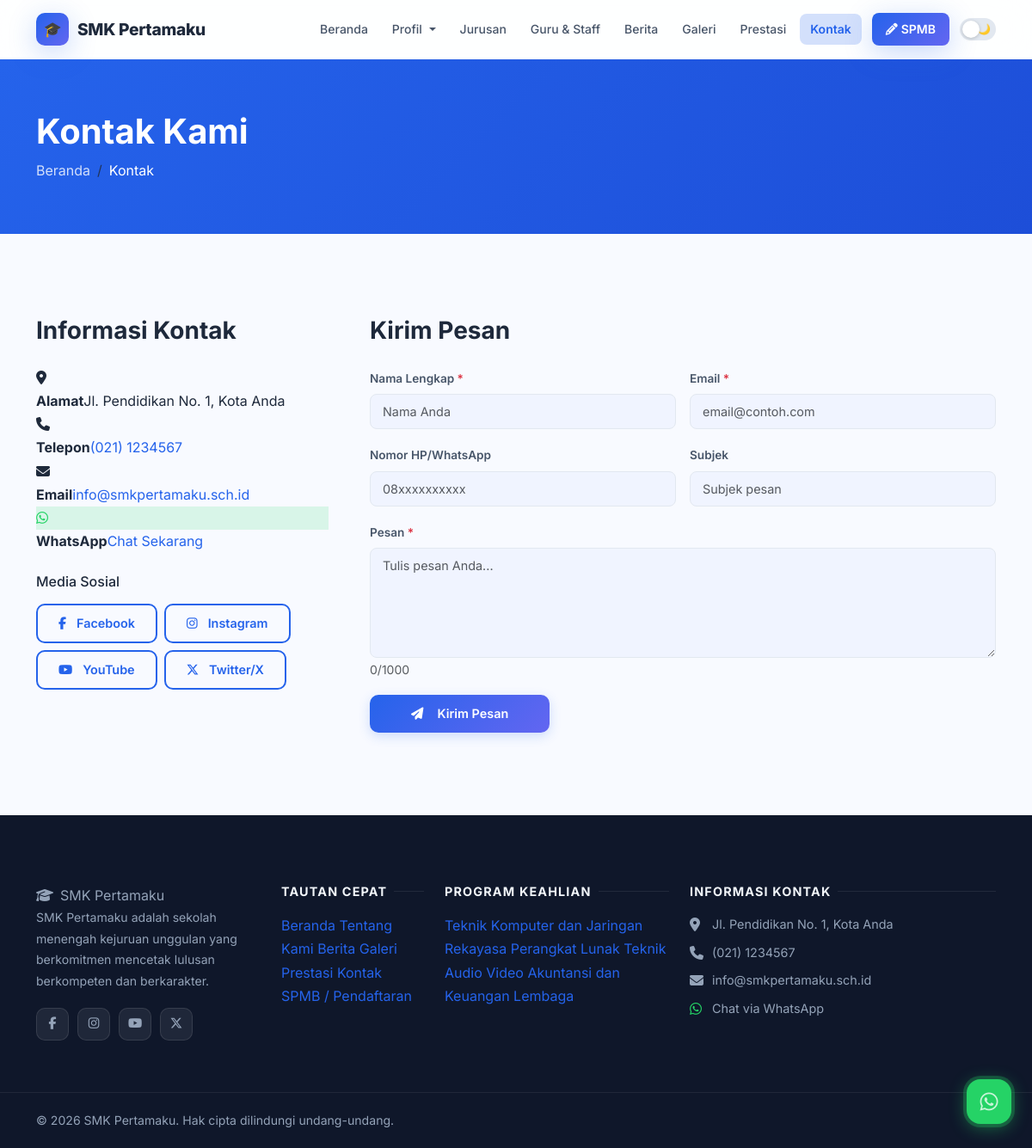
Page /kontak on the committed database.
### tables this page shows
CREATE TABLE IF NOT EXISTS `social_media` (
  `id` INT AUTO_INCREMENT PRIMARY KEY,
  `platform` VARCHAR(50) NOT NULL,
  `url` VARCHAR(255) NOT NULL,
  `icon` VARCHAR(100) DEFAULT NULL,
  `is_active` TINYINT(1) DEFAULT 1
);

CREATE TABLE IF NOT EXISTS `programs` (
  `id` INT AUTO_INCREMENT PRIMARY KEY,
  `name` VARCHAR(200) NOT NULL,
  `code` VARCHAR(20) DEFAULT NULL,
  `description` LONGTEXT,
  `image` VARCHAR(255) DEFAULT NULL,
  `icon` VARCHAR(100) DEFAULT 'fas fa-laptop-code',
  `quota` INT DEFAULT 36,
  `is_active` TINYINT(1) DEFAULT 1,
  `sort_order` INT DEFAULT 0,
  `created_at` TIMESTAMP DEFAULT CURRENT_TIMESTAMP
);

### app/controllers/PublicController.php (called while the page is built, shortened)
<?php
class PublicController {
    public function contact() {
        $settings = getSettings();
        require_once __DIR__ . '/../../views/public/contact.php';
    }
}

### index.php (called while the page is built, shortened)
<?php
require_once __DIR__ . '/routes/web.php';

### app/helpers.php (called while the page is built, shortened)
<?php
function getSettings() {
    $db = getDB();
    $res = $db->query("SELECT `key`, value FROM settings");
    $data = [];
    while ($row = $res->fetch_assoc()) {
        $data[$row['key']] = $row['value'];
    }
    return $data;
}

### views/public/contact.php (the view, shortened to what this page needs)
<?php
require_once __DIR__ . '/../layouts/header.php';
?>
<div style="background:linear-gradient(135deg,var(--primary),var(--primary-dark));padding:60px 0;color:#fff;">
    <div class="container">
        <h1 class="fw-bold mb-2">Kontak Kami</h1>
        <nav aria-label="breadcrumb">
            <ol class="breadcrumb mb-0"><li class="breadcrumb-item"><a href="<?= APP_URL ?>/" style="color:rgba(255,255,255,0.8);">Beranda</a></li><li class="breadcrumb-item active text-white">Kontak</li></ol>
        </nav>
    </div>
</div>
<section class="section">
    <div class="container">
        <div class="row g-5">
            <div class="col-lg-4">
                <h3 class="fw-bold mb-4" style="color:var(--text);">Informasi Kontak</h3>
                <?php if (!empty($settings['school_address'])): ?>
                <div class="contact-info-item">
                    <div class="icon"><i class="fas fa-map-marker-alt"></i></div>
                    <div><strong>Alamat</strong><span><?= htmlspecialchars($settings['school_address']) ?></span></div>
                </div>
                <?php endif; ?>
                <?php if (!empty($settings['school_phone'])): ?>
                <div class="contact-info-item">
                    <div class="icon"><i class="fas fa-phone"></i></div>
                    <div><strong>Telepon</strong><span><a href="tel:<?= preg_replace('/[^0-9+]/','',$settings['school_phone']) ?>"><?= htmlspecialchars($settings['school_phone']) ?></a></span></div>
                </div>
                <?php endif; ?>
                <?php if (!empty($settings['school_email'])): ?>
                <div class="contact-info-item">
                    <div class="icon"><i class="fas fa-envelope"></i></div>
                    <div><strong>Email</strong><span><a href="mailto:<?= htmlspecialchars($settings['school_email']) ?>"><?= htmlspecialchars($settings['school_email']) ?></a></span></div>
                </div>
                <?php endif; ?>
                <?php if (!empty($settings['whatsapp_number'])): ?>
                <div class="contact-info-item">
                    <div class="icon" style="background:rgba(37,211,102,0.15);"><i class="fab fa-whatsapp" style="color:#25d366;"></i></div>
                    <div><strong>WhatsApp</strong><span><a href="https://wa.me/<?= preg_replace('/[^0-9]/','',$settings['whatsapp_number']) ?>" target="_blank">Chat Sekarang</a></span></div>
                </div>
                <?php endif; ?>
                <?php
                $db = getDB();
                $smRes = $db->query("SELECT * FROM social_media WHERE is_active=1");
                $socialMedia = $smRes ? $smRes->fetch_all(MYSQLI_ASSOC) : [];
                if ($socialMedia):
                ?>
                <h6 class="mt-4 mb-3" style="color:var(--text);">Media Sosial</h6>
                <div class="d-flex flex-wrap gap-2">
                    <?php foreach ($socialMedia as $sm): ?>
                    <a href="<?= htmlspecialchars($sm['url']) ?>" target="_blank" rel="noopener" class="btn btn-sm btn-outline-primary">
                        <i class="<?= htmlspecialchars($sm['icon'] ?? 'fas fa-link') ?> me-1"></i><?= htmlspecialchars($sm['platform']) ?>
                    </a>
                    <?php endforeach; ?>
                </div>
                <?php endif; ?>
            </div>
            <div class="col-lg-8">
                <div class="contact-card">
                    <h3 class="fw-bold mb-4" style="color:var(--text);">Kirim Pesan</h3>
                    <form method="POST" action="<?= APP_URL ?>/kontak">
                        <div class="row g-3">
                            <div class="col-md-6">
                                <label class="form-label">Nama Lengkap <span class="text-danger">*</span></label>
                                <input type="text" name="name" class="form-control" placeholder="Nama Anda" required maxlength="150" value="<?= htmlspecialchars($_POST['name'] ?? '') ?>">
                            </div>
                            <div class="col-md-6">
                                <label class="form-label">Email <span class="text-danger">*</span></label>
                                <input type="email" name="email" class="form-control" placeholder="email@contoh.com" required value="<?= htmlspecialchars($_POST['email'] ?? '') ?>">
                            </div>
                            <div class="col-md-6">
                                <label class="form-label">Nomor HP/WhatsApp</label>
                                <input type="text" name="phone" class="form-control" placeholder="08xxxxxxxxxx" value="<?= htmlspecialchars($_POST['phone'] ?? '') ?>">
                            </div>
                            <div class="col-md-6">
                                <label class="form-label">Subjek</label>
                                <input type="text" name="subject" class="form-control" placeholder="Subjek pesan" value="<?= htmlspecialchars($_POST['subject'] ?? '') ?>">
                            </div>
                            <div class="col-12">
                                <label class="form-label">Pesan <span class="text-danger">*</span></label>
                                <textarea name="message" class="form-control" rows="5" placeholder="Tulis pesan Anda..." required maxlength="1000"><?= htmlspecialchars($_POST['message'] ?? '') ?></textarea>
                            </div>
                            <div class="col-12">
                                <button type="submit" class="btn btn-primary px-5">
                                    <i class="fas fa-paper-plane me-2"></i>Kirim Pesan
                                </button>
                            </div>
                        </div>
                    </form>
                </div>
            </div>
        </div>
    </div>
</section>
<?php require_once __DIR__ . '/../layouts/footer.php'; ?>

### views/layouts/footer.php (shortened to what this page needs)
<?php
$settings = getSettings();
$schoolName = $settings['school_name'] ?? 'SMK Pertamaku';
$footerAbout = $settings['footer_about'] ?? '';
$address = $settings['school_address'] ?? '';
$phone = $settings['school_phone'] ?? '';
$email = $settings['school_email'] ?? '';
$whatsapp = $settings['whatsapp_number'] ?? '';
$footerCopyright = $settings['footer_copyright'] ?? 'Hak cipta dilindungi undang-undang.';
$currentYear = date('Y');
$db = getDB();
$progRes = $db->query("SELECT id, name FROM programs WHERE is_active=1 ORDER BY sort_order LIMIT 6");
$footerPrograms = $progRes ? $progRes->fetch_all(MYSQLI_ASSOC) : [];
$smRes = $db->query("SELECT * FROM social_media WHERE is_active=1");
$socialMedia = $smRes ? $smRes->fetch_all(MYSQLI_ASSOC) : [];
?>
</main>
<footer class="site-footer">
    <div class="container">
        <div class="row g-4">
            <div class="col-lg-3 col-md-6">
                <span class="footer-brand"><i class="fas fa-graduation-cap me-2"></i><?= htmlspecialchars($schoolName) ?></span>
                <p><?= htmlspecialchars($footerAbout) ?></p>
                <?php if ($socialMedia): ?>
                <div class="social-links">
                    <?php foreach ($socialMedia as $sm): ?>
                        <a href="<?= htmlspecialchars($sm['url']) ?>" target="_blank" rel="noopener" class="social-link" title="<?= htmlspecialchars($sm['platform']) ?>">
                            <i class="<?= htmlspecialchars($sm['icon'] ?? 'fas fa-link') ?>"></i>
                        </a>
                    <?php endforeach; ?>
                </div>
                <?php endif; ?>
            </div>
            <div class="col-lg-2 col-md-6">
                <h5>Tautan Cepat</h5>
                <a href="<?= APP_URL ?>/">Beranda</a>
                <a href="<?= APP_URL ?>/profil">Tentang Kami</a>
                <a href="<?= APP_URL ?>/berita">Berita</a>
                <a href="<?= APP_URL ?>/galeri">Galeri</a>
                <a href="<?= APP_URL ?>/prestasi">Prestasi</a>
                <a href="<?= APP_URL ?>/kontak">Kontak</a>
                <a href="<?= APP_URL ?>/spmb">SPMB / Pendaftaran</a>
            </div>
            <div class="col-lg-3 col-md-6">
                <h5>Program Keahlian</h5>
                <?php foreach ($footerPrograms as $prog): ?>
                    <a href="<?= APP_URL ?>/jurusan/<?= $prog['id'] ?>"><?= htmlspecialchars($prog['name']) ?></a>
                <?php endforeach; ?>
            </div>
            <div class="col-lg-4 col-md-6">
                <h5>Informasi Kontak</h5>
                <?php if ($address): ?>
                <div class="d-flex gap-2 mb-2">
                    <i class="fas fa-map-marker-alt mt-1" style="color:#94a3b8;width:18px;"></i>
                    <span style="color:var(--footer-text);font-size:0.9rem;"><?= htmlspecialchars($address) ?></span>
                </div>
                <?php endif; ?>
                <?php if ($phone): ?>
                <div class="d-flex gap-2 mb-2">
                    <i class="fas fa-phone mt-1" style="color:#94a3b8;width:18px;"></i>
                    <a href="tel:<?= preg_replace('/[^0-9+]/', '', $phone) ?>" style="color:var(--footer-text);font-size:0.9rem;"><?= htmlspecialchars($phone) ?></a>
                </div>
                <?php endif; ?>
                <?php if ($email): ?>
                <div class="d-flex gap-2 mb-2">
                    <i class="fas fa-envelope mt-1" style="color:#94a3b8;width:18px;"></i>
                    <a href="mailto:<?= htmlspecialchars($email) ?>" style="color:var(--footer-text);font-size:0.9rem;"><?= htmlspecialchars($email) ?></a>
                </div>
                <?php endif; ?>
                <?php if ($whatsapp): ?>
                <div class="d-flex gap-2 mb-2">
                    <i class="fab fa-whatsapp mt-1" style="color:#25d366;width:18px;"></i>
                    <a href="https://wa.me/<?= preg_replace('/[^0-9]/', '', $whatsapp) ?>" target="_blank" style="color:var(--footer-text);font-size:0.9rem;">Chat via WhatsApp</a>
                </div>
                <?php endif; ?>
            </div>
        </div>
    </div>
    <div class="footer-bottom">
        <div class="container">
            <p class="mb-0">
                &copy; <?= $currentYear ?> <?= htmlspecialchars($schoolName) ?>. <?= htmlspecialchars($footerCopyright) ?>
            </p>
        </div>
    </div>
</footer>
<?php if ($whatsapp): ?>
<a href="https://wa.me/<?= preg_replace('/[^0-9]/', '', $whatsapp) ?>?text=Halo+<?= urlencode($schoolName) ?>%2C+saya+ingin+bertanya..."
   class="whatsapp-float" target="_blank" rel="noopener" title="Chat WhatsApp">
    <i class="fab fa-whatsapp"></i>
</a>
<?php endif; ?>
</body>
</html>

### assets/css/style.css (style rules this page uses)
:root { --bg: #f8faff; --bg-secondary: #f0f4ff; --bg-card: #ffffff; --text: #1e293b; --text-secondary:#475569; --text-muted: #94a3b8; --primary: #2563eb; --primary-light: #3b82f6; --primary-dark: #1d4ed8; --primary-glow: rgba(37,99,235,0.20); --accent: #6366f1; --accent-glow: rgba(99,102,241,0.18); --success: #16a34a; --warning: #d97706; --danger: #dc2626; --border: #e2e8f0; --border-light: #f1f5f9; --navbar-bg: rgba(255,255,255,0.85); --footer-bg: #0f172a; --footer-text: #94a3b8; --shadow-sm: 0 1px 3px rgba(0,0,0,0.06), 0 1px 2px rgba(0,0,0,0.04); --shadow: 0 4px 16px rgba(0,0,0,0.08); --shadow-md: 0 8px 32px rgba(0,0,0,0.10); --shadow-lg: 0 20px 60px rgba(0,0,0,0.12); --shadow-blue: 0 8px 32px rgba(37,99,235,0.25); --radius: 14px; --radius-lg: 20px; --transition: all 0.3s cubic-bezier(0.4,0,0.2,1); --gradient: linear-gradient(135deg, #2563eb 0%, #6366f1 100%); --gradient-hero: linear-gradient(135deg, #0f172a 0%, #1e3a8a 50%, #1e1b4b 100%); }
*, *::before, *::after { box-sizing: border-box; }
html { scroll-behavior: smooth; font-size: 16px; }
body { background-color: var(--bg); color: var(--text); font-family: 'Segoe UI', system-ui, -apple-system, 'Helvetica Neue', sans-serif; line-height: 1.7; transition: background-color 0.4s ease, color 0.3s ease; overflow-x: hidden; }
a { color: var(--primary); text-decoration: none; transition: var(--transition); }
.section { padding: 96px 0; }
.btn-primary { background: var(--gradient); color: #fff; border: none; border-radius: 10px; padding: 11px 24px; font-weight: 600; font-size: 0.9rem; transition: var(--transition); display: inline-flex; align-items: center; gap: 8px; box-shadow: 0 4px 14px var(--primary-glow); }
.btn-outline-primary { background: transparent; color: var(--primary); border: 2px solid var(--primary); border-radius: 10px; padding: 10px 24px; font-weight: 600; font-size: 0.9rem; transition: var(--transition); display: inline-flex; align-items: center; gap: 8px; }
.site-footer { background: var(--footer-bg); padding: 80px 0 0; color: var(--footer-text); }
.site-footer p { font-size: 0.88rem; line-height: 1.75; color: var(--footer-text); }
.site-footer h5 { color: #f1f5f9; font-size: 0.9rem; font-weight: 700; text-transform: uppercase; letter-spacing: 0.08em; margin-bottom: 18px; display: flex; align-items: center; gap: 8px; }
.site-footer h5::after { content: ''; flex: 1; height: 1px; background: rgba(255,255,255,0.08); }
.social-links { display: flex; gap: 10px; margin-top: 18px; flex-wrap: wrap; }
.social-link { width: 38px; height: 38px; background: rgba(255,255,255,0.07); border: 1px solid rgba(255,255,255,0.1); border-radius: 10px; display: flex; align-items: center; justify-content: center; color: var(--footer-text); font-size: 0.9rem; transition: var(--transition); }
.footer-bottom { margin-top: 60px; border-top: 1px solid rgba(255,255,255,0.07); padding: 20px 0; display: flex; align-items: center; justify-content: space-between; flex-wrap: wrap; gap: 12px; font-size: 0.82rem; color: var(--footer-text); }
.whatsapp-float { position: fixed; bottom: 28px; right: 24px; width: 52px; height: 52px; background: #25d366; border-radius: 16px; display: flex; align-items: center; justify-content: center; color: #fff; font-size: 1.5rem; z-index: 1000; box-shadow: 0 4px 20px rgba(37,211,102,0.45); transition: var(--transition); }
.whatsapp-float::before { content: ''; position: absolute; inset: -4px; background: rgba(37,211,102,0.25); border-radius: 20px; animation: wa-pulse 2.5s ease-in-out infinite; }
.form-control, .form-select { background: var(--bg-secondary); border: 1px solid var(--border); border-radius: 8px; color: var(--text); font-size: 0.9rem; padding: 9px 14px; transition: var(--transition); }
.form-label { font-size: 0.85rem; font-weight: 600; color: var(--text-secondary); margin-bottom: 6px; }

### views/layouts/header.php (style rules this page uses)
body { font-family:'Inter',system-ui,sans-serif; }

### rows in the picture
social_media: platform "Facebook"
social_media: platform "Instagram"
social_media: platform "YouTube"
social_media: platform "Twitter/X"
programs: name "Teknik Komputer dan Jaringan"
programs: name "Rekayasa Perangkat Lunak"
programs: name "Teknik Audio Video"
programs: name "Akuntansi dan Keuangan Lembaga"

### other values in the picture
$schoolName "SMK Pertamaku"
$settings['school_address'] "Jl. Pendidikan No. 1, Kota Anda"
$settings['school_phone'] "(021) 1234567"
$settings['school_email'] "info@smkpertamaku.sch.id"
$footerAbout "SMK Pertamaku adalah sekolah menengah kejuruan unggulan yang berkomitmen mencetak lulusan berkompeten dan berkarakter."
$address "Jl. Pendidikan No. 1, Kota Anda"
$phone "(021) 1234567"
$email "info@smkpertamaku.sch.id"
$footerCopyright "Hak cipta dilindungi undang-undang."
